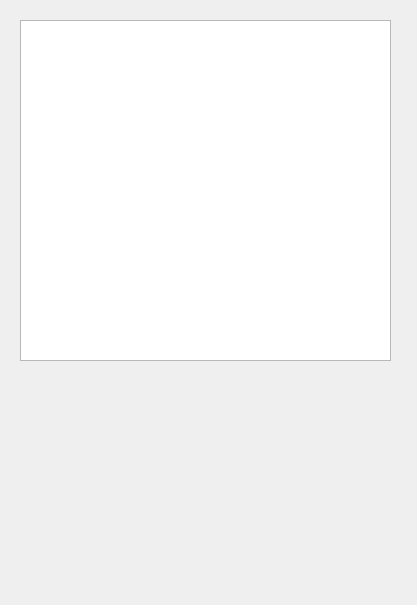
<?xml version="1.0" encoding="UTF-8"?>
<ui version="4.0">
 <class>MainWindow</class>
 <widget class="QMainWindow" name="MainWindow">
  <property name="geometry">
   <rect>
    <x>0</x>
    <y>0</y>
    <width>417</width>
    <height>605</height>
   </rect>
  </property>
  <property name="windowTitle">
   <string>Word Count System</string>
  </property>
  <widget class="QWidget" name="centralwidget">
   <widget class="QTextEdit" name="textEdit">
    <property name="geometry">
     <rect>
      <x>20</x>
      <y>20</y>
      <width>371</width>
      <height>341</height>
     </rect>
    </property>
   </widget>
   <widget class="QLabel" name="labelWordCount">
    <property name="geometry">
     <rect>
      <x>20</x>
      <y>380</y>
      <width>371</width>
      <height>31</height>
     </rect>
    </property>
    <property name="font">
     <font>
      <pointsize>12</pointsize>
     </font>
    </property>
   </widget>
  </widget>
 </widget>
 <resources/>
 <connections/>
</ui>
